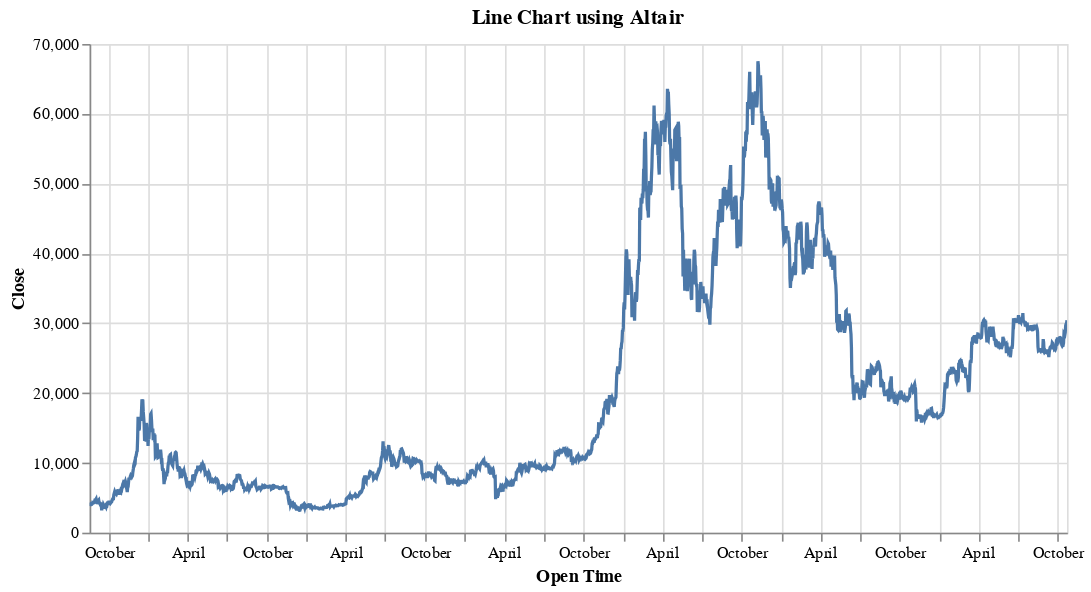

The notebook cell saved with this chart:
### Code cell
import altair as alt
# Assuming historicalDf is your DataFrame

alt.Chart(historicalDf).mark_line().encode(
    x='Open Time:T',
    y='Close:Q',
    tooltip=['Open Time:T', 'Close:Q']
).properties(
    title='Line Chart using Altair',
    width=600
).interactive()

### Figure 1 — Vega-Lite specification as saved in the notebook (floating-point values rounded to 4 significant figures; data arrays with more than 128 entries replaced by an {"elided": "..."} marker saying what was removed)
{"config": {"view": {"continuousWidth": 400, "continuousHeight": 300}}, "data": {"name": "data-4096ff47fccd4c46b21caba9d7716525"}, "mark": "line", "encoding": {"tooltip": [{"field": "Open Time", "type": "temporal"}, {"field": "Close", "type": "quantitative"}], "x": {"field": "Open Time", "type": "temporal"}, "y": {"field": "Close", "type": "quantitative"}}, "selection": {"selector001": {"type": "interval", "bind": "scales", "encodings": ["x", "y"]}}, "title": "Line Chart using Altair", "width": 600, "$schema": "https://vega.github.io/schema/vega-lite/v4.17.0.json", "datasets": {"data-4096ff47fccd4c46b21caba9d7716525": {"elided": "2259 records"}}}
